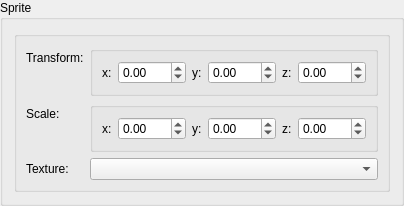
            <widget class="QGroupBox" name="SpriteBox">
             <property name="title">
              <string>Sprite</string>
             </property>
             <layout class="QVBoxLayout" name="verticalLayout_7">
              <item>
               <widget class="QGroupBox" name="groupBox_9">
                <property name="title">
                 <string/>
                </property>
                <layout class="QFormLayout" name="formLayout_2">
                 <item row="0" column="0">
                  <widget class="QLabel" name="label_19">
                   <property name="text">
                    <string>Transform:</string>
                   </property>
                  </widget>
                 </item>
                 <item row="0" column="1">
                  <widget class="QGroupBox" name="groupBox_10">
                   <property name="title">
                    <string/>
                   </property>
                   <layout class="QGridLayout" name="gridLayout_9">
                    <item row="0" column="2">
                     <widget class="QLabel" name="label_21">
                      <property name="maximumSize">
                       <size>
                        <width>10</width>
                        <height>16777215</height>
                       </size>
                      </property>
                      <property name="text">
                       <string>y:</string>
                      </property>
                     </widget>
                    </item>
                    <item row="0" column="0">
                     <widget class="QLabel" name="label_20">
                      <property name="maximumSize">
                       <size>
                        <width>10</width>
                        <height>16777215</height>
                       </size>
                      </property>
                      <property name="text">
                       <string>x:</string>
                      </property>
                     </widget>
                    </item>
                    <item row="0" column="3">
                     <widget class="QDoubleSpinBox" name="doubleYSprite">
                      <property name="minimum">
                       <double>-999.000000000000000</double>
                      </property>
                      <property name="maximum">
                       <double>999.000000000000000</double>
                      </property>
                     </widget>
                    </item>
                    <item row="0" column="4">
                     <widget class="QLabel" name="label_22">
                      <property name="maximumSize">
                       <size>
                        <width>10</width>
                        <height>16777215</height>
                       </size>
                      </property>
                      <property name="text">
                       <string>z:</string>
                      </property>
                     </widget>
                    </item>
                    <item row="0" column="1">
                     <widget class="QDoubleSpinBox" name="doubleXSprite">
                      <property name="minimum">
                       <double>-999.000000000000000</double>
                      </property>
                      <property name="maximum">
                       <double>999.000000000000000</double>
                      </property>
                     </widget>
                    </item>
                    <item row="0" column="5">
                     <widget class="QDoubleSpinBox" name="doubleZSprite">
                      <property name="minimum">
                       <double>-999.000000000000000</double>
                      </property>
                      <property name="maximum">
                       <double>999.000000000000000</double>
                      </property>
                     </widget>
                    </item>
                   </layout>
                  </widget>
                 </item>
                 <item row="1" column="0">
                  <widget class="QLabel" name="label_26">
                   <property name="text">
                    <string>Scale:</string>
                   </property>
                  </widget>
                 </item>
                 <item row="1" column="1">
                  <widget class="QGroupBox" name="groupBox_12">
                   <property name="title">
                    <string/>
                   </property>
                   <layout class="QGridLayout" name="gridLayout_10">
                    <item row="0" column="2">
                     <widget class="QLabel" name="label_23">
                      <property name="maximumSize">
                       <size>
                        <width>10</width>
                        <height>16777215</height>
                       </size>
                      </property>
                      <property name="text">
                       <string>y:</string>
                      </property>
                     </widget>
                    </item>
                    <item row="0" column="0">
                     <widget class="QLabel" name="label_24">
                      <property name="maximumSize">
                       <size>
                        <width>10</width>
                        <height>16777215</height>
                       </size>
                      </property>
                      <property name="text">
                       <string>x:</string>
                      </property>
                     </widget>
                    </item>
                    <item row="0" column="3">
                     <widget class="QDoubleSpinBox" name="doubleScaleYSprite">
                      <property name="minimum">
                       <double>-999.000000000000000</double>
                      </property>
                      <property name="maximum">
                       <double>999.000000000000000</double>
                      </property>
                     </widget>
                    </item>
                    <item row="0" column="4">
                     <widget class="QLabel" name="label_25">
                      <property name="maximumSize">
                       <size>
                        <width>10</width>
                        <height>16777215</height>
                       </size>
                      </property>
                      <property name="text">
                       <string>z:</string>
                      </property>
                     </widget>
                    </item>
                    <item row="0" column="1">
                     <widget class="QDoubleSpinBox" name="doubleScaleXSprite">
                      <property name="minimum">
                       <double>-999.000000000000000</double>
                      </property>
                      <property name="maximum">
                       <double>999.000000000000000</double>
                      </property>
                     </widget>
                    </item>
                    <item row="0" column="5">
                     <widget class="QDoubleSpinBox" name="doubleScaleZSprite">
                      <property name="minimum">
                       <double>-999.000000000000000</double>
                      </property>
                      <property name="maximum">
                       <double>999.000000000000000</double>
                      </property>
                     </widget>
                    </item>
                   </layout>
                  </widget>
                 </item>
                 <item row="2" column="0">
                  <widget class="QLabel" name="label_27">
                   <property name="text">
                    <string>Texture:</string>
                   </property>
                  </widget>
                 </item>
                 <item row="2" column="1">
                  <widget class="QComboBox" name="combo_SpriteTexture"/>
                 </item>
                </layout>
               </widget>
              </item>
             </layout>
            </widget>
